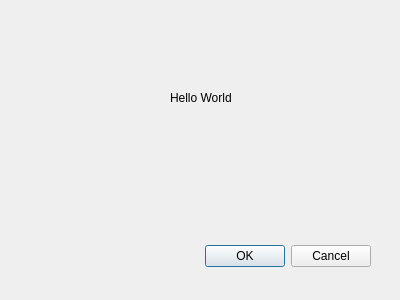
<?xml version="1.0" encoding="UTF-8"?>
<ui version="4.0">
 <class>TestPlugin</class>
 <widget class="QDialog" name="TestPlugin">
  <property name="geometry">
   <rect>
    <x>0</x>
    <y>0</y>
    <width>400</width>
    <height>300</height>
   </rect>
  </property>
  <property name="windowTitle">
   <string>TestPlugin</string>
  </property>
  <widget class="QDialogButtonBox" name="buttonBox">
   <property name="geometry">
    <rect>
     <x>30</x>
     <y>240</y>
     <width>341</width>
     <height>32</height>
    </rect>
   </property>
   <property name="orientation">
    <enum>Qt::Horizontal</enum>
   </property>
   <property name="standardButtons">
    <set>QDialogButtonBox::Cancel|QDialogButtonBox::Ok</set>
   </property>
  </widget>
  <widget class="QLabel" name="label">
   <property name="geometry">
    <rect>
     <x>170</x>
     <y>90</y>
     <width>121</width>
     <height>16</height>
    </rect>
   </property>
   <property name="text">
    <string>Hello World</string>
   </property>
  </widget>
 </widget>
 <resources/>
 <connections>
  <connection>
   <sender>buttonBox</sender>
   <signal>accepted()</signal>
   <receiver>TestPlugin</receiver>
   <slot>accept()</slot>
   <hints>
    <hint type="sourcelabel">
     <x>248</x>
     <y>254</y>
    </hint>
    <hint type="destinationlabel">
     <x>157</x>
     <y>274</y>
    </hint>
   </hints>
  </connection>
  <connection>
   <sender>buttonBox</sender>
   <signal>rejected()</signal>
   <receiver>TestPlugin</receiver>
   <slot>reject()</slot>
   <hints>
    <hint type="sourcelabel">
     <x>316</x>
     <y>260</y>
    </hint>
    <hint type="destinationlabel">
     <x>286</x>
     <y>274</y>
    </hint>
   </hints>
  </connection>
 </connections>
</ui>
